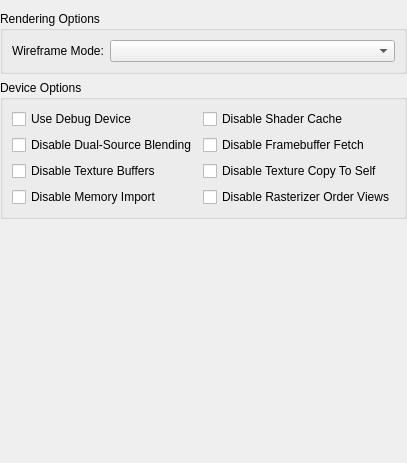
     <widget class="QWidget" name="debugTab">
      <attribute name="title">
       <string>Debugging</string>
      </attribute>
      <layout class="QVBoxLayout" name="verticalLayout_7">
       <property name="leftMargin">
        <number>0</number>
       </property>
       <property name="rightMargin">
        <number>0</number>
       </property>
       <property name="bottomMargin">
        <number>0</number>
       </property>
       <item>
        <widget class="QGroupBox" name="groupBox_11">
         <property name="title">
          <string>Rendering Options</string>
         </property>
         <layout class="QFormLayout" name="formLayout_11">
          <item row="0" column="0">
           <widget class="QLabel" name="gpuWireframeModeLabel">
            <property name="text">
             <string>Wireframe Mode:</string>
            </property>
           </widget>
          </item>
          <item row="0" column="1">
           <widget class="QComboBox" name="gpuWireframeMode"/>
          </item>
         </layout>
        </widget>
       </item>
       <item>
        <widget class="QGroupBox" name="groupBox_9">
         <property name="title">
          <string>Device Options</string>
         </property>
         <layout class="QFormLayout" name="formLayout_10">
          <item row="0" column="0" colspan="2">
           <layout class="QGridLayout" name="gridLayout_8">
            <item row="2" column="1">
             <widget class="QCheckBox" name="disableTextureCopyToSelf">
              <property name="text">
               <string>Disable Texture Copy To Self</string>
              </property>
             </widget>
            </item>
            <item row="0" column="0">
             <widget class="QCheckBox" name="useDebugDevice">
              <property name="text">
               <string>Use Debug Device</string>
              </property>
             </widget>
            </item>
            <item row="1" column="0">
             <widget class="QCheckBox" name="disableDualSource">
              <property name="text">
               <string>Disable Dual-Source Blending</string>
              </property>
             </widget>
            </item>
            <item row="1" column="1">
             <widget class="QCheckBox" name="disableFramebufferFetch">
              <property name="text">
               <string>Disable Framebuffer Fetch</string>
              </property>
             </widget>
            </item>
            <item row="2" column="0">
             <widget class="QCheckBox" name="disableTextureBuffers">
              <property name="text">
               <string>Disable Texture Buffers</string>
              </property>
             </widget>
            </item>
            <item row="0" column="1">
             <widget class="QCheckBox" name="disableShaderCache">
              <property name="text">
               <string>Disable Shader Cache</string>
              </property>
             </widget>
            </item>
            <item row="3" column="0">
             <widget class="QCheckBox" name="disableMemoryImport">
              <property name="text">
               <string>Disable Memory Import</string>
              </property>
             </widget>
            </item>
            <item row="3" column="1">
             <widget class="QCheckBox" name="disableRasterOrderViews">
              <property name="text">
               <string>Disable Rasterizer Order Views</string>
              </property>
             </widget>
            </item>
           </layout>
          </item>
         </layout>
        </widget>
       </item>
       <item>
        <spacer name="verticalSpacer_6">
         <property name="orientation">
          <enum>Qt::Orientation::Vertical</enum>
         </property>
         <property name="sizeHint" stdset="0">
          <size>
           <width>20</width>
           <height>244</height>
          </size>
         </property>
        </spacer>
       </item>
      </layout>
     </widget>
